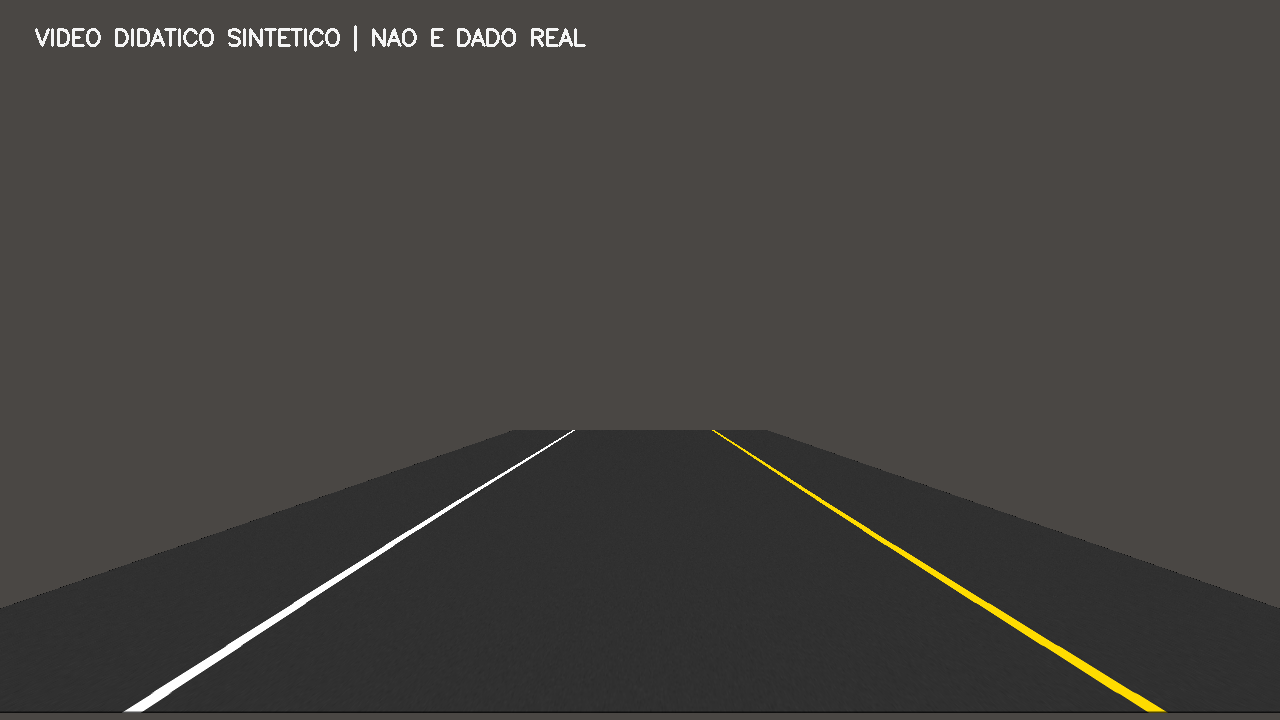
#> input picture scripts_aula/Deteccao_Faixas_Independentes/dados/estrada_sintetica.png, 1280 x 720 px
$ python 14_quatro_pontos.py
#> lines starting #> are read from the running program, lines starting #| are printed output that depends on the picture; after the words box and inside, x2 and y2 are one past the last pixel; in counts of white or black regions, pixels touching at a corner belong together
"""EXEMPLO 14/32 - Marcar os quatro pontos manuais da perspectiva

OBJETIVO: Marcar os quatro pontos manuais da perspectiva.
COMO FUNCIONA: Desenha as coordenadas de origem sobre a imagem antes da homografia.
ENTRADA: dados/estrada_sintetica.png (amostra didatica sintetica).
SAIDA ESPERADA: saida/14_quatro_pontos.png com trapezio e numeros.
COMO EXECUTAR: python exemplos/14_quatro_pontos.py
EXPERIMENTE: Posicione os pontos em outra fotografia e compare a area capturada.
DEPENDENCIAS: cv2, numpy; nao importa nenhum outro arquivo .py.
"""

from pathlib import Path
import cv2
import numpy as np

# Os caminhos sao relativos a este arquivo, nao ao diretorio do Colab.
RAIZ = Path(__file__).resolve().parent.parent
CAMINHO_IMAGEM = RAIZ / "dados" / "estrada_sintetica.png"
PASTA_SAIDA = RAIZ / "saida"
PASTA_SAIDA.mkdir(parents=True, exist_ok=True)

# Leitura real de um arquivo PNG com OpenCV.
imagem = cv2.imread(str(CAMINHO_IMAGEM))
#> imagem is the input picture: shape (720, 1280, 3); mean B, G, R 63.3, 66.2, 68.4
if imagem is None:
    raise FileNotFoundError(f"Nao foi possivel ler: {CAMINHO_IMAGEM}")
altura, largura = imagem.shape[:2]
#> altura = 720; largura = 1280

def montar_painel(*pares):
    """Monta comparacoes lado a lado; cada par e (legenda, imagem)."""
    quadrinhos = []
    for legenda, img in pares:
        if img.ndim == 2:
            img = cv2.cvtColor(img, cv2.COLOR_GRAY2BGR)
        vista = cv2.resize(img, (640, 360))
        cv2.rectangle(vista, (0, 0), (640, 40), (22, 31, 45), -1)
        cv2.putText(vista, legenda, (15, 28),
                    cv2.FONT_HERSHEY_SIMPLEX, 0.75, (255, 255, 255), 2)
        quadrinhos.append(vista)
    if len(quadrinhos) == 2:
        return np.hstack(quadrinhos)
    if len(quadrinhos) == 4:
        return np.vstack((np.hstack(quadrinhos[:2]),
                          np.hstack(quadrinhos[2:])))
    raise ValueError("Use exatamente dois ou quatro quadros.")

pontos = np.float32([[570, 430], [710, 430], [1150, 710], [130, 710]])
marcada = imagem.copy()
for indice, ponto in enumerate(pontos, 1):
    xy = tuple(ponto.astype(int))
    cv2.circle(marcada, xy, 10, (0, 40, 255), -1)
    cv2.putText(marcada, str(indice), (xy[0] + 12, xy[1] - 14),
                cv2.FONT_HERSHEY_SIMPLEX, 1, (255, 255, 255), 2)
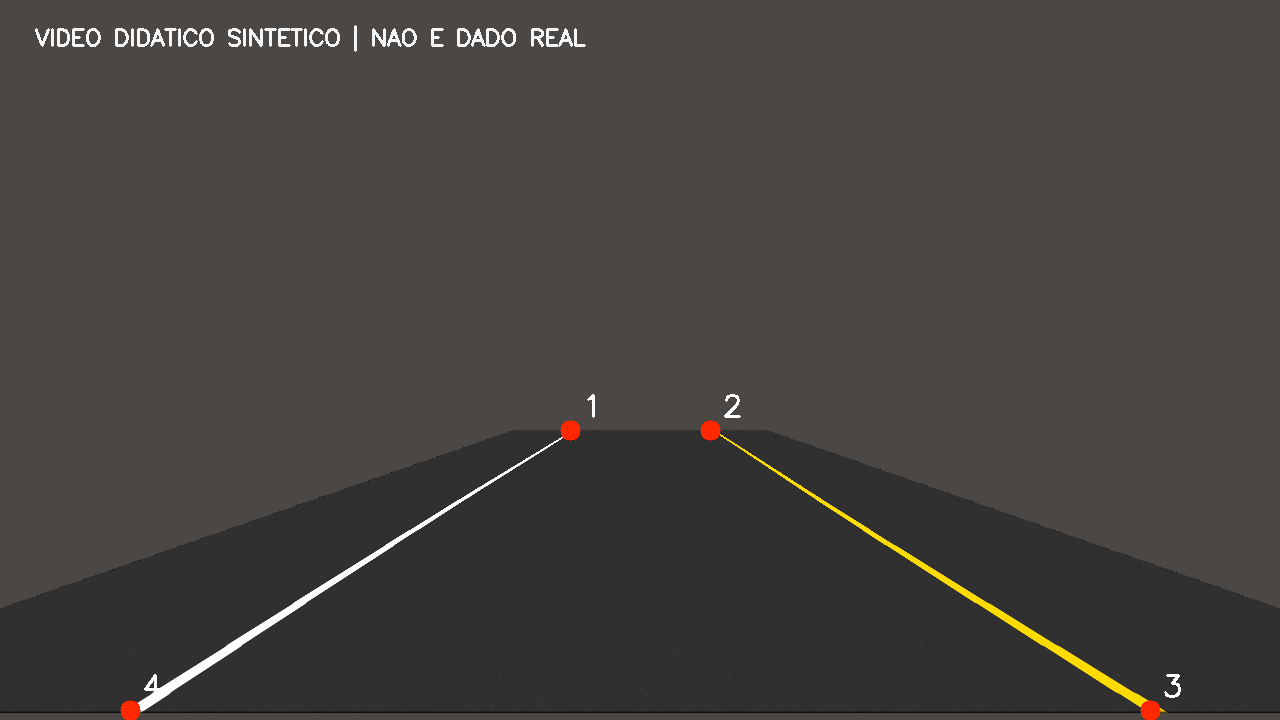
#> marcada: shape (720, 1280, 3); 0.2% of pixels changed, all inside (x1, y1, x2, y2) = (120, 394, 1181, 720)
cv2.polylines(marcada, [pontos.astype(np.int32)], True, (0, 255, 255), 4)
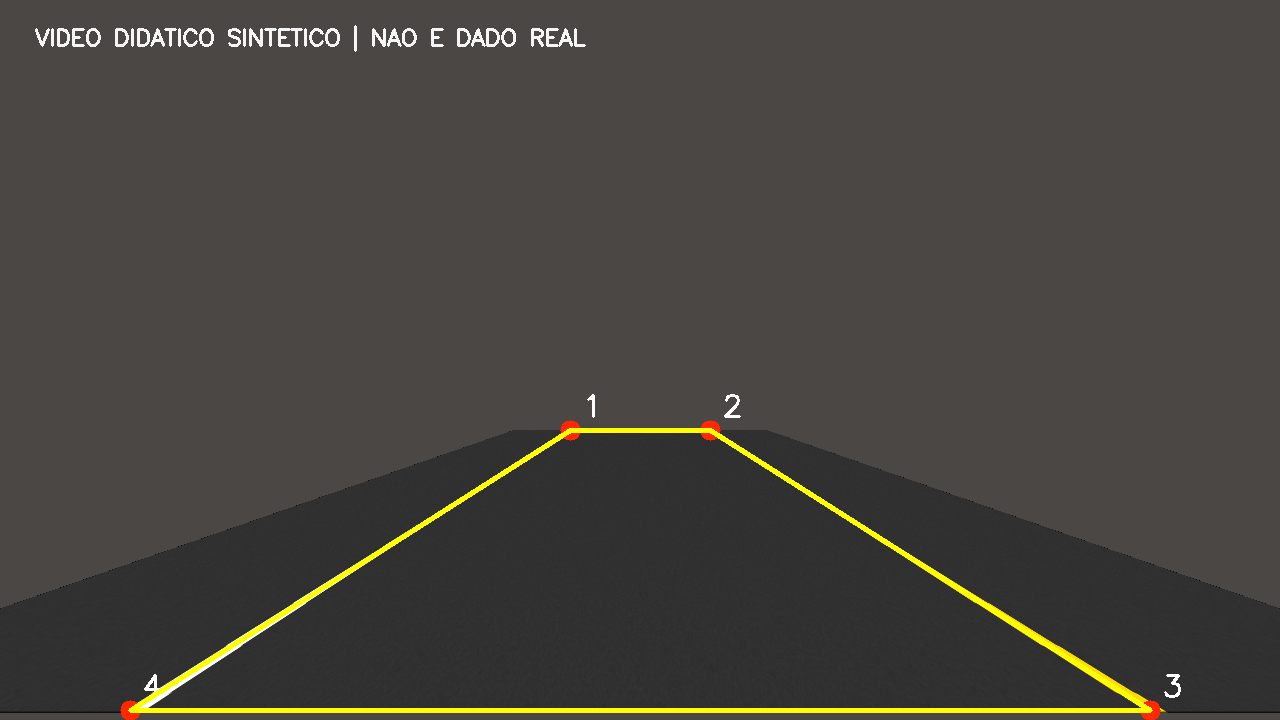
#> marcada: shape (720, 1280, 3); 1.21% of pixels changed, all inside (x1, y1, x2, y2) = (128, 428, 1153, 713)
print("Pontos selecionados manualmente (x,y):", pontos)
cv2.imwrite(str(PASTA_SAIDA / "14_quatro_pontos.png"),
            montar_painel(("Imagem original", imagem), ("Quatro pontos", marcada)))
#> after the loop in montar_painel, `for legenda, img in pares:`:
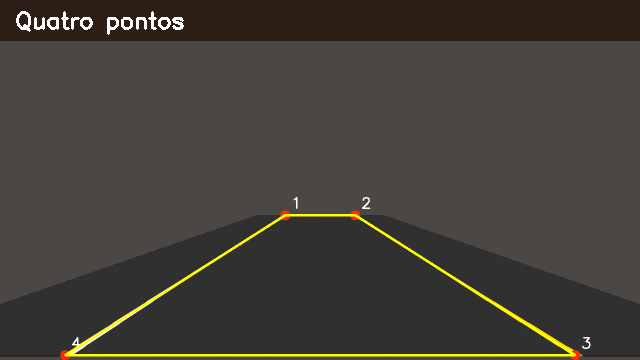
#> vista: shape (360, 640, 3); mean B, G, R 57.7, 63.7, 67.2
#> after the loop in montar_painel, `for legenda, img in pares:`: quadrinhos = 2 items
#> in montar_painel, `return np.hstack(quadrinhos)`:
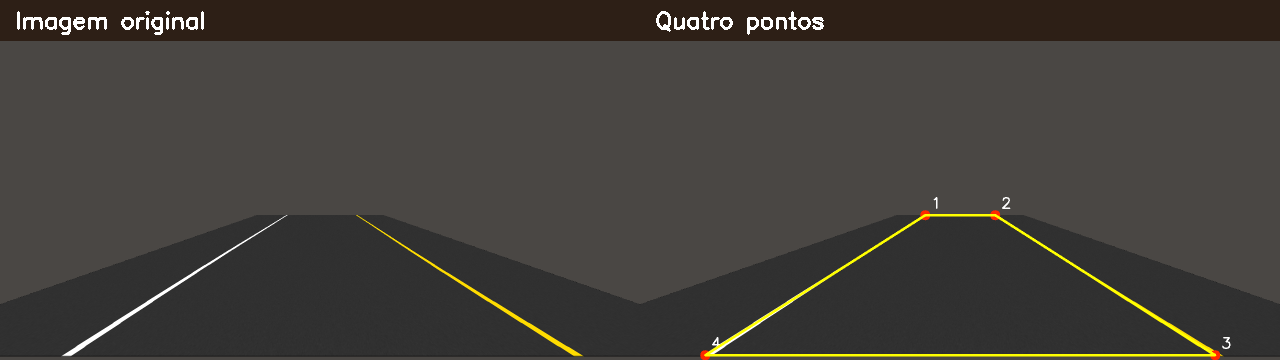
#> returned value: shape (360, 1280, 3); mean of channels 0, 1, 2 58.2, 62.9, 66.4; drawn as B, G, R
